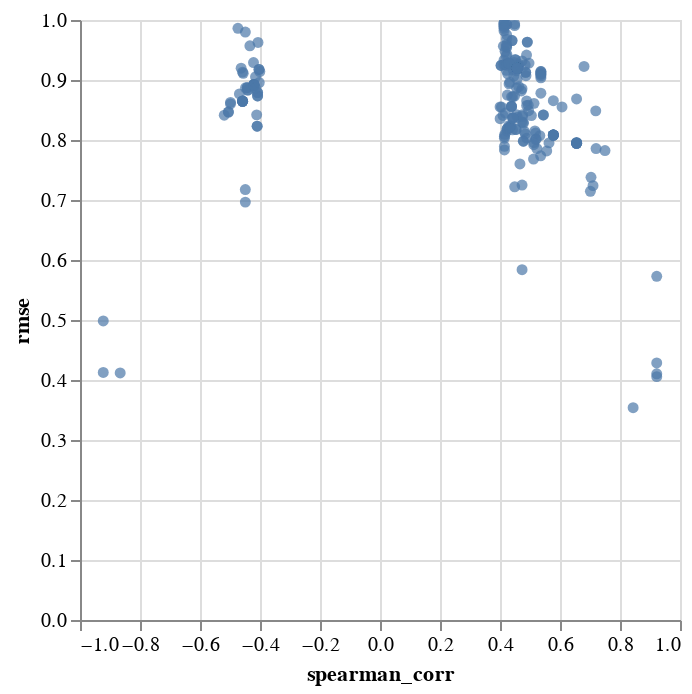

The notebook cell saved with this chart:
### Code cell
# make interactive plot of plt.scatter(selected_stats['spearman_corr'], selected_stats['rmse'])

alt.Chart(selected_stats).mark_circle().encode(
    x='spearman_corr',
    y='rmse',
    tooltip=['Parameter']
).interactive()

### Figure 1 — Vega specification as saved in the notebook (floating-point values rounded to 4 significant figures; data arrays with more than 128 entries replaced by an {"elided": "..."} marker saying what was removed)
{"$schema": "https://vega.github.io/schema/vega/v5.json", "data": [{"name": "param_4_store"}, {"name": "source_0", "values": {"elided": "226 records"}}, {"name": "source_0_x_domain_spearman_corr", "values": [{"min": -0.9225, "max": 0.9225}]}, {"name": "source_0_y_domain_rmse", "values": [{"min": 0.3539, "max": 0.995}]}], "signals": [{"name": "unit", "value": {}, "on": [{"events": "pointermove", "update": "isTuple(group()) ? group() : unit"}]}, {"name": "param_4", "update": "vlSelectionResolve(\"param_4_store\", \"union\")"}, {"name": "param_4_spearman_corr", "on": [{"events": [{"source": "view", "type": "dblclick"}], "update": "null"}, {"events": {"signal": "param_4_translate_delta"}, "update": "panLinear(param_4_translate_anchor.extent_x, -param_4_translate_delta.x / width)"}, {"events": {"signal": "param_4_zoom_delta"}, "update": "zoomLinear(domain(\"x\"), param_4_zoom_anchor.x, param_4_zoom_delta)"}]}, {"name": "param_4_rmse", "on": [{"events": [{"source": "view", "type": "dblclick"}], "update": "null"}, {"events": {"signal": "param_4_translate_delta"}, "update": "panLinear(param_4_translate_anchor.extent_y, param_4_translate_delta.y / height)"}, {"events": {"signal": "param_4_zoom_delta"}, "update": "zoomLinear(domain(\"y\"), param_4_zoom_anchor.y, param_4_zoom_delta)"}]}, {"name": "param_4_tuple", "on": [{"events": [{"signal": "param_4_spearman_corr || param_4_rmse"}], "update": "param_4_spearman_corr && param_4_rmse ? {unit: \"\", fields: param_4_tuple_fields, values: [param_4_spearman_corr,param_4_rmse]} : null"}]}, {"name": "param_4_tuple_fields", "value": [{"field": "spearman_corr", "channel": "x", "type": "R"}, {"field": "rmse", "channel": "y", "type": "R"}]}, {"name": "param_4_translate_anchor", "value": {}, "on": [{"events": [{"source": "scope", "type": "pointerdown"}], "update": "{x: x(unit), y: y(unit), extent_x: domain(\"x\"), extent_y: domain(\"y\")}"}]}, {"name": "param_4_translate_delta", "value": {}, "on": [{"events": [{"source": "window", "between": [{"source": "scope", "type": "pointerdown"}, {"source": "window", "type": "pointerup"}], "type": "pointermove", "consume": true}], "update": "{x: param_4_translate_anchor.x - x(unit), y: param_4_translate_anchor.y - y(unit)}"}]}, {"name": "param_4_zoom_anchor", "on": [{"events": [{"source": "scope", "type": "wheel", "consume": true}], "update": "{x: invert(\"x\", x(unit)), y: invert(\"y\", y(unit))}"}]}, {"name": "param_4_zoom_delta", "on": [{"events": [{"source": "scope", "consume": true, "type": "wheel"}], "update": "pow(1.001, event.deltaY * pow(16, event.deltaMode))", "force": true}]}, {"name": "param_4_modify", "on": [{"events": {"signal": "param_4_tuple"}, "update": "modify(\"param_4_store\", param_4_tuple, true)"}]}], "marks": [{"type": "symbol", "name": "marks", "from": {"data": "source_0"}, "encode": {"update": {"fill": {"value": "#4c78a8"}, "x": {"field": "spearman_corr", "scale": "x"}, "shape": {"value": "circle"}, "y": {"field": "rmse", "scale": "y"}, "tooltip": {"signal": "{\"Parameter\": isValid(datum[\"Parameter\"]) ? datum[\"Parameter\"] : \"\"+datum[\"Parameter\"]}"}, "opacity": {"value": 0.7}}}, "clip": true, "interactive": true, "style": ["circle"]}], "scales": [{"name": "x", "type": "linear", "domain": [{"signal": "(data(\"source_0_x_domain_spearman_corr\")[0] || {}).min"}, {"signal": "(data(\"source_0_x_domain_spearman_corr\")[0] || {}).max"}], "range": [0, {"signal": "width"}], "zero": true, "nice": true, "domainRaw": {"signal": "param_4[\"spearman_corr\"]"}}, {"name": "y", "type": "linear", "domain": [{"signal": "(data(\"source_0_y_domain_rmse\")[0] || {}).min"}, {"signal": "(data(\"source_0_y_domain_rmse\")[0] || {}).max"}], "range": [{"signal": "height"}, 0], "nice": true, "zero": true, "domainRaw": {"signal": "param_4[\"rmse\"]"}}], "axes": [{"scale": "x", "grid": true, "domain": false, "gridScale": "y", "maxExtent": 0, "minExtent": 0, "ticks": false, "zindex": 0, "aria": false, "orient": "bottom", "labels": false, "tickCount": {"signal": "ceil(width/40)"}}, {"scale": "y", "ticks": false, "minExtent": 0, "aria": false, "gridScale": "x", "maxExtent": 0, "labels": false, "orient": "left", "zindex": 0, "domain": false, "grid": true, "tickCount": {"signal": "ceil(height/40)"}}, {"scale": "x", "title": "spearman_corr", "grid": false, "labelFlush": true, "labelOverlap": true, "tickCount": {"signal": "ceil(width/40)"}, "orient": "bottom", "zindex": 0}, {"scale": "y", "labelOverlap": true, "zindex": 0, "grid": false, "orient": "left", "title": "rmse", "tickCount": {"signal": "ceil(height/40)"}}], "height": 300, "style": "cell", "background": "white", "padding": 5, "width": 300}
